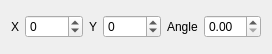
<?xml version="1.0" encoding="UTF-8"?>
<ui version="4.0">
 <class>camSettings</class>
 <widget class="QWidget" name="camSettings">
  <property name="geometry">
   <rect>
    <x>0</x>
    <y>0</y>
    <width>254</width>
    <height>54</height>
   </rect>
  </property>
  <property name="windowTitle">
   <string>Form</string>
  </property>
  <layout class="QHBoxLayout" name="horizontalLayout">
   <item>
    <widget class="QLabel" name="label">
     <property name="text">
      <string>X</string>
     </property>
    </widget>
   </item>
   <item>
    <widget class="QSpinBox" name="xOffSpinBox">
     <property name="buttonSymbols">
      <enum>QAbstractSpinBox::UpDownArrows</enum>
     </property>
     <property name="minimum">
      <number>-5000</number>
     </property>
     <property name="maximum">
      <number>5000</number>
     </property>
    </widget>
   </item>
   <item>
    <widget class="QLabel" name="label_2">
     <property name="text">
      <string>Y</string>
     </property>
    </widget>
   </item>
   <item>
    <widget class="QSpinBox" name="yOffSpinBox">
     <property name="buttonSymbols">
      <enum>QAbstractSpinBox::UpDownArrows</enum>
     </property>
     <property name="minimum">
      <number>-5000</number>
     </property>
     <property name="maximum">
      <number>5000</number>
     </property>
    </widget>
   </item>
   <item>
    <widget class="QLabel" name="label_3">
     <property name="text">
      <string>Angle</string>
     </property>
    </widget>
   </item>
   <item>
    <widget class="QDoubleSpinBox" name="angleSpinBox">
     <property name="singleStep">
      <double>0.010000000000000</double>
     </property>
    </widget>
   </item>
  </layout>
 </widget>
 <resources/>
 <connections/>
</ui>
